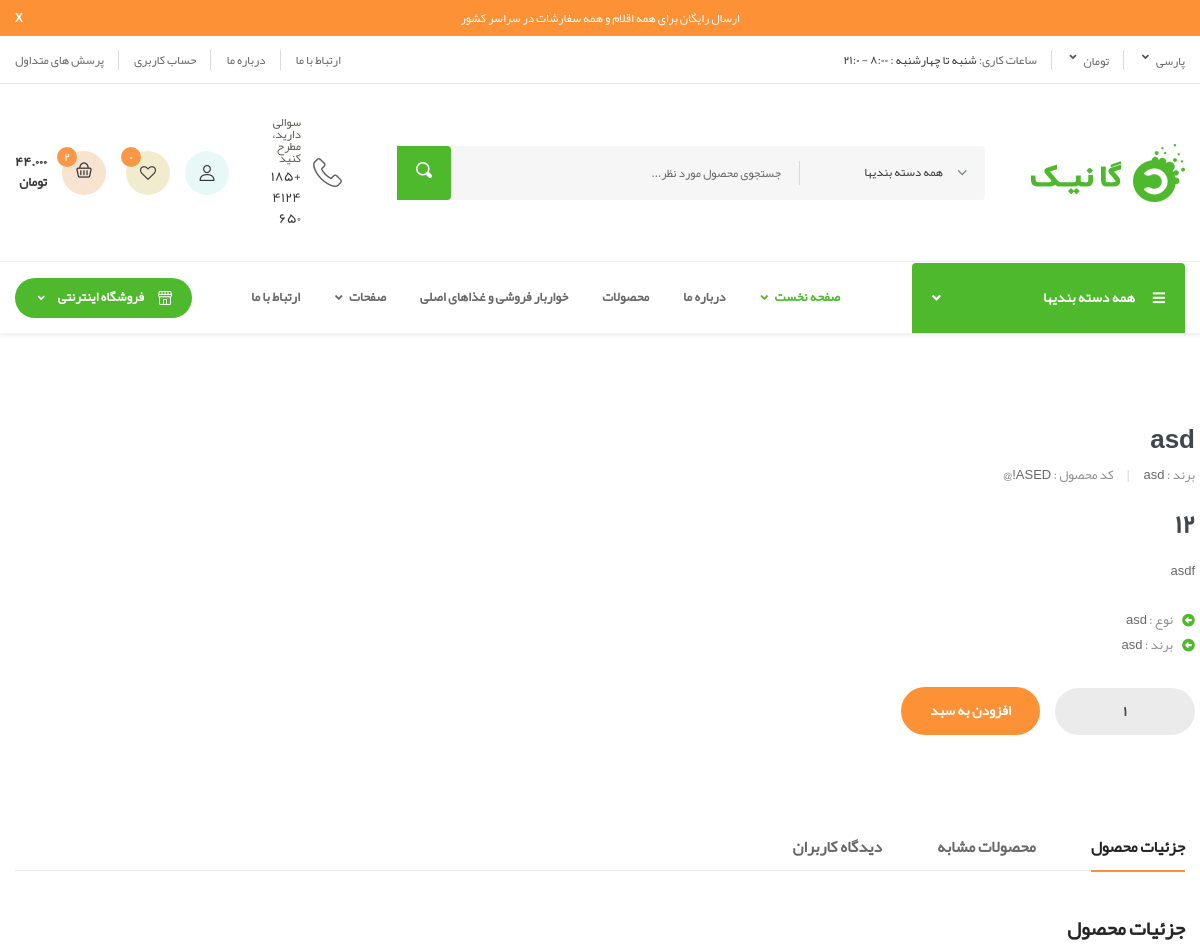
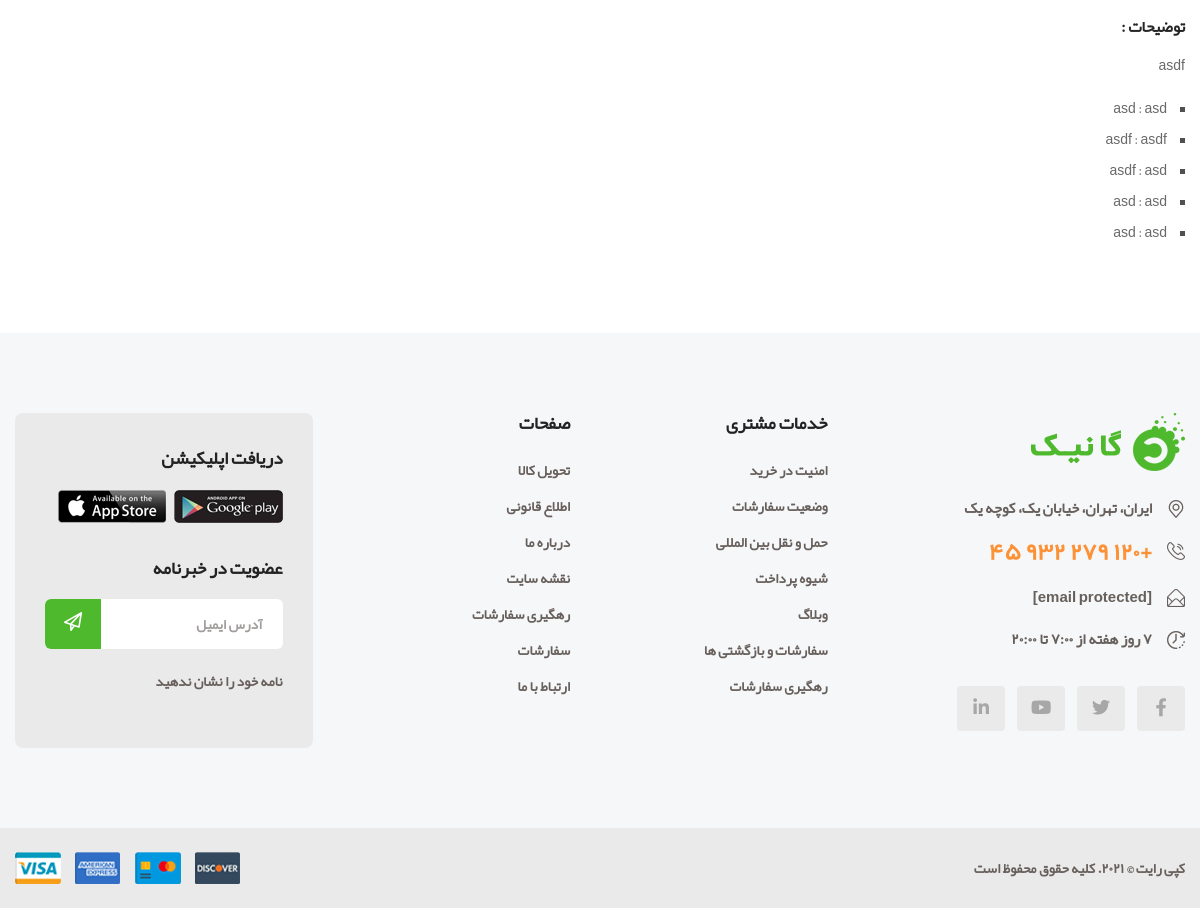
Page /store/detail/1 on the committed database (2 pictures, top to bottom).
### store/models.py (models this page shows)
class Product(models.Model):
    name = models.CharField(max_length=300)
    brand = models.CharField(max_length=300,null=True)
    price = models.IntegerField(null=True)
    main_category = models.CharField(max_length=200,null=True)
    main_text = models.TextField(null=True)
    category_1 = models.CharField(max_length=200,null=True)
    category_1_answer = models.CharField(max_length=200,null=True)
    category_2 = models.CharField(max_length=200,null=True)
    category_2_answer = models.CharField(max_length=200,null=True)
    category_3 = models.CharField(max_length=200,null=True)
    category_3_answer = models.CharField(max_length=200,null=True)
    category_4 = models.CharField(max_length=200,null=True)
    category_4_answer = models.CharField(max_length=200,null=True)
    category_5 = models.CharField(max_length=200,null=True)
    category_5_answer = models.CharField(max_length=200,null=True)
    color = models.CharField(max_length=300,null=True)
    main_image = models.ImageField(null=True)
    image2 = models.ImageField(null=True)
    image3 = models.ImageField(null=True)
    image4 = models.ImageField(null=True)
    image5 = models.ImageField(null=True)
    code = models.CharField(max_length=6,unique=True,null=True)

### store/views.py (the view)
# urls.py: path('store/detail/<int:pk>',StoreProductDetailView.as_view(),name='product-exact-detail'),
class StoreProductDetailView(DetailView):
    model = Product
    template_name = 'store_products_details.html'
    def get_context_data(self, **kwargs):
        context = super().get_context_data(**kwargs)
        context['now'] = timezone.now()
        return context

### templates/store_products_details.html
{% extends "base.html" %}
{% block content %}
<section class="shop-details-area pt-90 pb-90">
  <div class="container">
    <div class="row">
      <div class="col-lg-5">
        <div class="shop-details-content">
          <h4 class="title">{{ object.name }}</h4>
          <div class="shop-details-meta">
            <ul>
              <li>برند : <a href="shop.html">{{ object.brand }}</a></li>
              <li>کد محصول : <span>{{ object.code }}</span></li>
            </ul>
          </div>
          <div class="shop-details-price">
            <h2 class="price">{{ object.price }}</h2>
          </div>
          <p>{{ object.main_text }}</p>
          <div class="shop-details-list">
            <ul>
              <li>نوع : <span>{{ object.main_category }}</span></li>
              <li>برند : <span>{{ object.brand }}</span></li>
            </ul>
          </div>
          <div class="shop-perched-info">
            <div class="sd-cart-wrap">
              <form action="#">
                <div class="cart-plus-minus">
                  <input type="text" value="1">
                </div>
              </form>
            </div>
            <a href="#" class="btn">افزودن به سبد</a>
          </div>
        </div>
      </div>
    </div>
    <div class="row">
      <div class="col-12">
        <div class="product-desc-wrap">
          <ul class="nav nav-tabs" id="myTabTwo" role="tablist">
            <li class="nav-item">
              <a class="nav-link active" id="details-tab" data-toggle="tab" href="#details" role="tab" aria-controls="details" aria-selected="true">جزئیات محصول</a>
            </li>
            <li class="nav-item">
              <a class="nav-link" id="val-tab" data-toggle="tab" href="#val" role="tab" aria-controls="val" aria-selected="false">محصولات مشابه</a>
            </li>
            <li class="nav-item">
              <a class="nav-link" id="review-tab" data-toggle="tab" href="#review" role="tab" aria-controls="review" aria-selected="false">دیدگاه کاربران</a>
            </li>
          </ul>
          <div class="tab-content" id="myTabContentTwo">
            <div class="tab-pane fade show active" id="details" role="tabpanel" aria-labelledby="details-tab">
              <div class="product-desc-content">
                <h4 class="title">جزئیات محصول</h4>
                <div class="row">
                  <div class="col-xl-9 col-md-7">
                    <h5 class="small-title">توضیحات :</h5>
                    <p>{{ object.main_text }}</p>
                    <ul class="product-desc-list">
                      <li>{{ object.category_1 }} : {{ object.category_1_answer }}</li>
                      <li>{{ object.category_2 }} : {{ object.category_2_answer }}</li>
                      <li>{{ object.category_3 }} : {{ object.category_3_answer }}</li>
                      <li>{{ object.category_4 }} : {{ object.category_4_answer }}</li>
                      <li>{{ object.category_5 }} : {{ object.category_5_answer }}</li>
                    </ul>
                  </div>
                </div>
              </div>
            </div>
          </div>
        </div>
      </div>
    </div>
  </div>
</section>
{% endblock %}

### static/css/default.css (style rules this page uses)
.pt-90 { padding-top: 90px; }
.pb-90 { padding-bottom: 90px; }

### rows in the picture
Product: name "asd", brand "asd", code "ASED!@", price "12", main_text "asdf", main_category "asd", category_1 "asd", category_1_answer "asd", category_2 "asdf", category_2_answer "asdf", category_3 "asdf", category_3_answer "asd", category_4 "asd", category_4_answer "asd", category_5 "asd", category_5_answer "asd"
